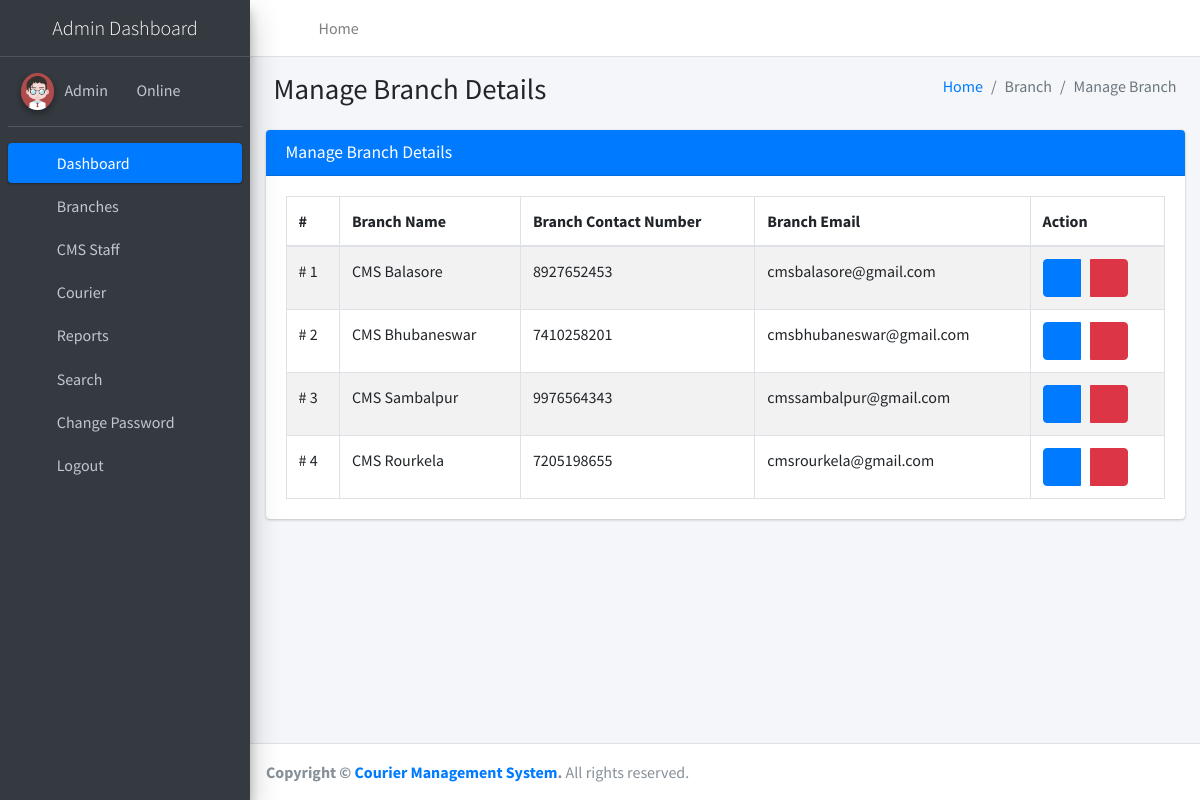
Screenshot of /manageBranch (signed in) with the database file from the repository.
### courier/models.py (models this page shows, shortened)
class Branch(models.Model):
    BranchName = models.CharField(max_length=250, null=True)
    BranchContactnumber = models.CharField(max_length=12, null=True)
    BranchEmail = models.CharField(max_length=50, null=True)
    BranchAddress = models.CharField(max_length=200, null=True)
    BranchCity = models.CharField(max_length=150, null=True)
    BranchState = models.CharField(max_length=150, null=True)
    BranchPincode = models.CharField(max_length=6, null=True)
    BranchCountry = models.CharField(max_length=200, null=True)

### courier/views.py (the view)
# urls.py: path('manageBranch', manageBranch, name='manageBranch'),
def manageBranch(request):
    if not request.user.is_authenticated:
        return redirect('admin_login')
    branch = Branch.objects.all()
    return render(request, 'admin/manageBranch.html', locals())

### courier/templates/admin/manageBranch.html
{% extends 'adminNavbar.html' %}
{% block main %}
{% load static %}
<section class="content">
    <div class="content-header">
        <div class="container-fluid">
            <div class="row mb-2">
                <div class="col-sm-6">
                    <h1 class="m-0">Manage Branch Details</h1>
                </div>
                <div class="col-sm-6">
                    <ol class="breadcrumb float-sm-right">
                        <li class="breadcrumb-item"><a href="{% url 'dashboard' %}">Home</a></li>
                        <li class="breadcrumb-item active">Branch</li>
                        <li class="breadcrumb-item active">Manage Branch</li>
                    </ol>
                </div>
            </div>
        </div>
    </div>
    <div class="container-fluid">
        <div class="row">
            <div class="col-md-12">
                <div class="card card-primary">
                    <div class="card-header">
                        <h3 class="card-title">Manage Branch Details</h3>
                    </div>
                    <div class="card-body">
						<table id="example1" class="table table-bordered table-striped">
							<thead>
								<tr>
									<th>#</th>
									<th>Branch Name</th>
                                    <th>Branch Contact Number</th>
                                    <th>Branch Email</th>
									<th>Action</th>
								</tr>
							</thead>
							<tbody>
                                {% for i in branch %}
								<tr>
									<td># {{forloop.counter}}</td>
									<td>{{i.BranchName}}</td>
                                    <td>{{i.BranchContactnumber}}</td>
                                    <td>{{i.BranchEmail}}</td>
									<td>
										<div class="btn-group">
											<a class="btn btn-primary"
												href="{% url 'editBranch' i.id %}"><i
												class="fa fa-edit"></i></a> &nbsp;&nbsp;&nbsp; <a class="btn btn-danger"
												onclick="return confirm('Are you sure to Delete ?')"
												href="{% url 'deleteBranch' i.id %}"><i
												class="fa fa-trash-alt"></i></a>
										</div>
									</td>
								</tr>
								{% endfor %}
							</tbody>
						</table>
					</div>
                </div>
            </div>
        </div>
    </div>
</section>
{% endblock %}

### rows the page displays
Branch: BranchName "CMS Balasore", BranchContactnumber "8927652453", BranchEmail "cmsbalasore@gmail.com"
Branch: BranchName "CMS Bhubaneswar", BranchContactnumber "7410258201", BranchEmail "cmsbhubaneswar@gmail.com"
Branch: BranchName "CMS Sambalpur", BranchContactnumber "9976564343", BranchEmail "cmssambalpur@gmail.com"
Branch: BranchName "CMS Rourkela", BranchContactnumber "7205198655", BranchEmail "cmsrourkela@gmail.com"
